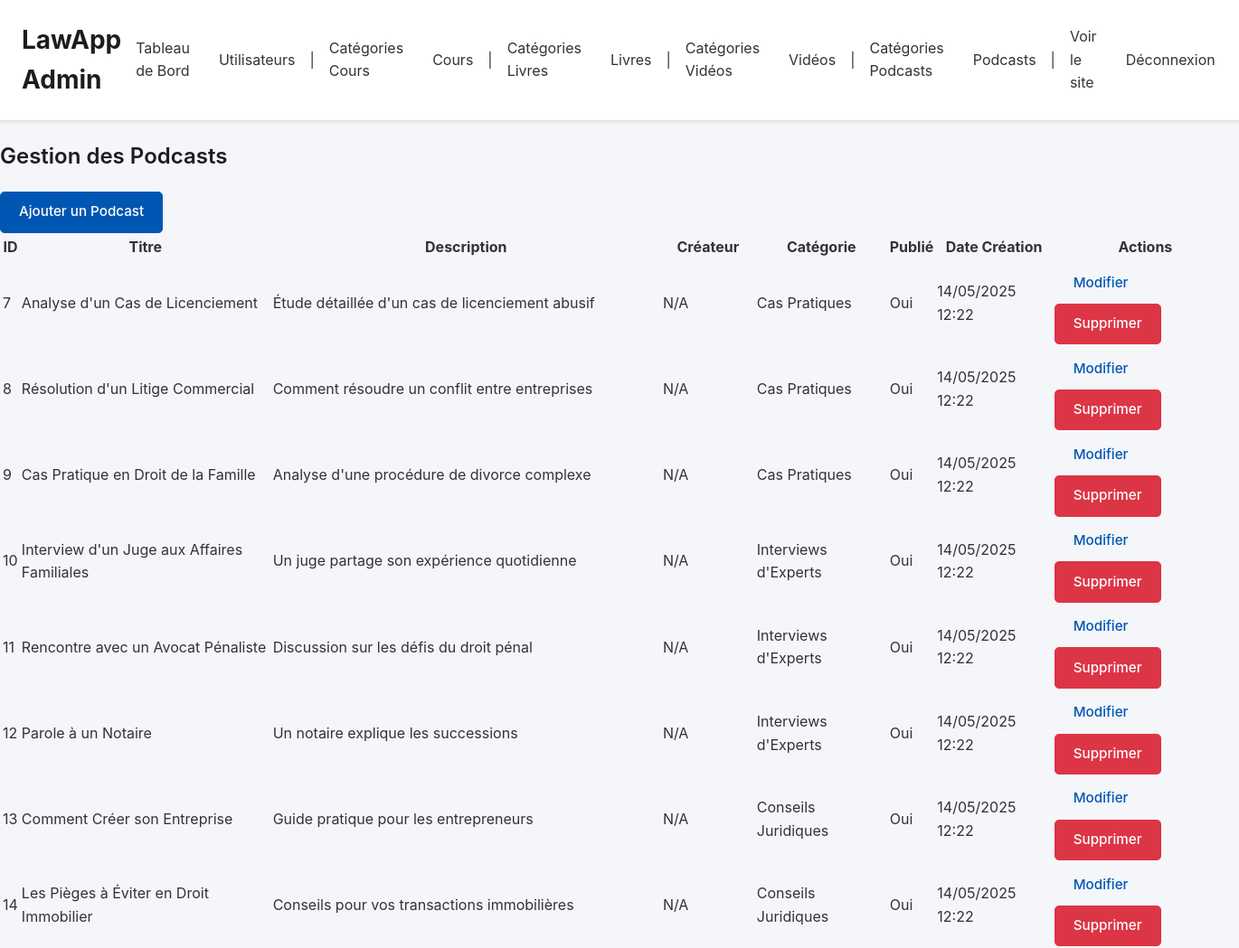
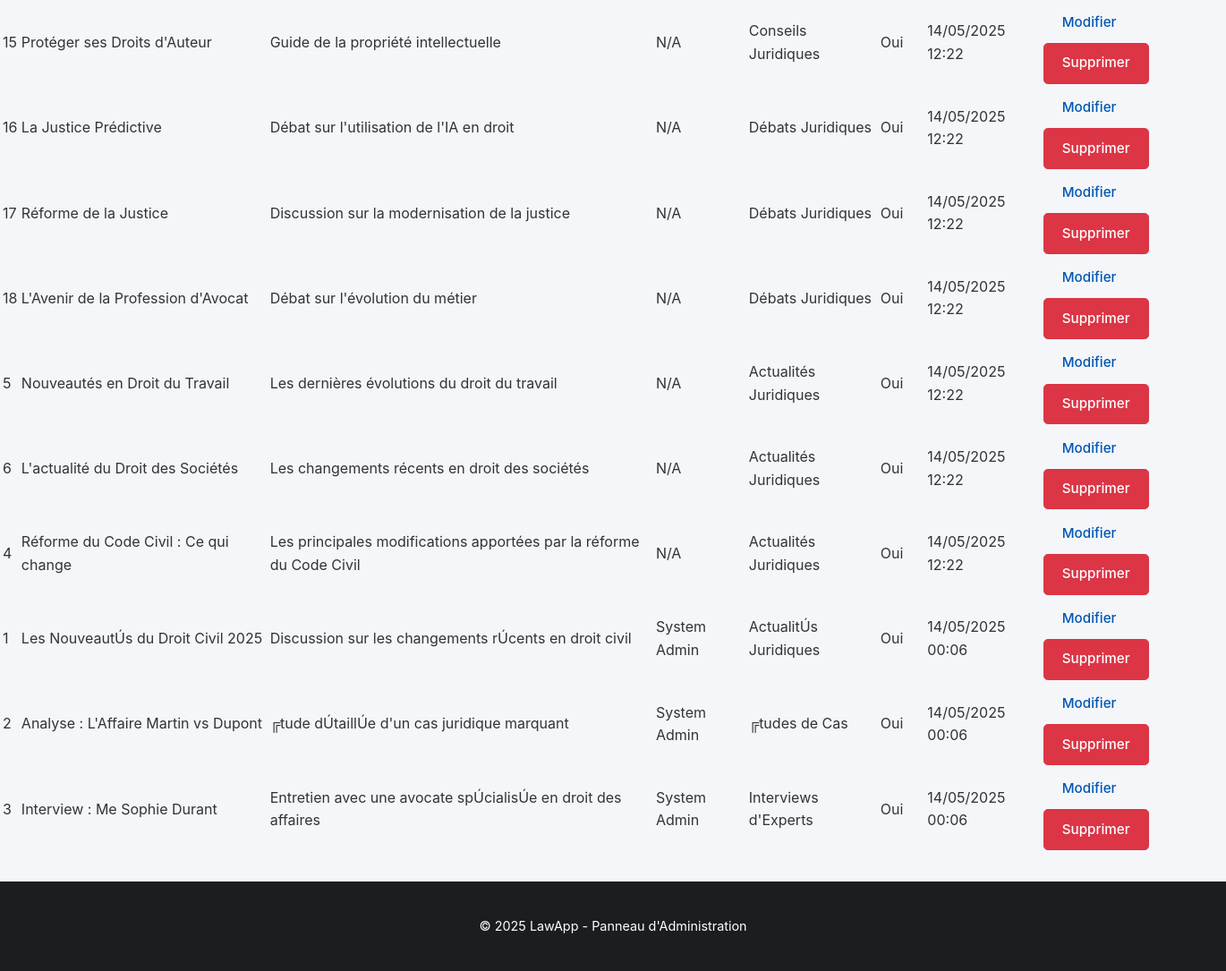
The page /admin/manage_podcasts.php on the database its author committed (2 pictures, top to bottom).
### tables this page shows
CREATE TABLE `podcasts` (
  `id` int(11) NOT NULL AUTO_INCREMENT,
  `titre` varchar(255) NOT NULL,
  `description` text DEFAULT NULL,
  `url_audio` varchar(255) NOT NULL,
  `duree` varchar(10) DEFAULT NULL,
  `id_categorie` int(11) DEFAULT NULL,
  `id_createur` int(11) DEFAULT NULL,
  `statut` enum('brouillon','publie') DEFAULT 'brouillon',
  `date_creation` datetime DEFAULT current_timestamp(),
  `date_mise_a_jour` datetime DEFAULT current_timestamp() ON UPDATE current_timestamp(),
  `audio_url` varchar(255) DEFAULT NULL,
  `image_url` varchar(255) DEFAULT NULL,
  `nombre_ecoutes` int(11) DEFAULT 0,
  `format` varchar(10) DEFAULT 'MP3',
  `taille_fichier` int(11) DEFAULT 0,
  `est_premium` tinyint(1) DEFAULT 0,
  `tags` text DEFAULT NULL,
  PRIMARY KEY (`id`),
  KEY `id_categorie` (`id_categorie`),
  KEY `id_createur` (`id_createur`),
  CONSTRAINT `podcasts_ibfk_1` FOREIGN KEY (`id_categorie`) REFERENCES `categories_podcasts` (`id`) ON DELETE SET NULL,
  CONSTRAINT `podcasts_ibfk_2` FOREIGN KEY (`id_createur`) REFERENCES `utilisateurs` (`id`) ON DELETE SET NULL
);

CREATE TABLE `categories_podcasts` (
  `id` int(11) NOT NULL AUTO_INCREMENT,
  `nom` varchar(255) NOT NULL,
  `description` text DEFAULT NULL,
  `date_creation` datetime DEFAULT current_timestamp(),
  `date_mise_a_jour` datetime DEFAULT current_timestamp() ON UPDATE current_timestamp(),
  PRIMARY KEY (`id`)
);

### admin/manage_podcasts.php (the view, shortened to what this page needs)
<?php
require_once 'admin_auth_check.php';
$podcasts = [];
$error_message = '';
try {
    $sql = "SELECT
                p.id,
                p.titre,
                p.description,
                p.url_audio,
                p.duree,
                p.statut,
                p.date_creation,
                c.nom AS nom_categorie,
                CONCAT(u.prenom, ' ', u.nom) AS nom_createur
            FROM
                podcasts p
            LEFT JOIN
                categories_podcasts c ON p.id_categorie = c.id
            LEFT JOIN
                utilisateurs u ON p.id_createur = u.id
            ORDER BY
                p.date_creation DESC";
    $stmt = $pdo->query($sql);
    $podcasts = $stmt->fetchAll(PDO::FETCH_ASSOC);
} catch (PDOException $e) {
    error_log("Erreur lors de la récupération des podcasts: " . $e->getMessage());
    $error_message = "Impossible de charger les podcasts.";
    if (isset($_SESSION['error_message_podcast'])) {
         $error_message = $_SESSION['error_message_podcast'];
         unset($_SESSION['error_message_podcast']);
    }
}
include 'admin_header.php';
?>
<div class="container mt-4">
    <h2>Gestion des Podcasts</h2>
    <a href="podcast_form.php?action=add" class="btn btn-primary mb-3">Ajouter un Podcast</a>
    <?php if (empty($podcasts) && empty($error_message)): ?>
        <p>Aucun podcast trouvé.</p>
    <?php elseif (!empty($podcasts)): ?>
        <table class="table table-striped table-bordered">
            <thead>
                <tr>
                    <th>ID</th>
                    <th>Titre</th>
                    <th>Description</th>
                    <th>Créateur</th>
                    <th>Catégorie</th>
                    <th>Publié</th>
                    <th>Date Création</th>
                    <th>Actions</th>
                </tr>
            </thead>
            <tbody>
                <?php foreach ($podcasts as $podcast): ?>
                    <tr>
                        <td><?php echo htmlspecialchars($podcast['id']); ?></td>
                        <td><?php echo htmlspecialchars($podcast['titre']); ?></td>
                        <td><?php echo htmlspecialchars($podcast['description']); ?></td>
                        <td><?php echo htmlspecialchars($podcast['nom_createur'] ?? 'N/A'); ?></td>
                        <td><?php echo htmlspecialchars($podcast['nom_categorie'] ?? 'Aucune'); ?></td>
                        <td><?php echo $podcast['statut'] === 'publie' ? 'Oui' : 'Non'; ?></td>
                        <td><?php echo htmlspecialchars(date('d/m/Y H:i', strtotime($podcast['date_creation']))); ?></td>
                        <td>
                            <a href="podcast_form.php?action=edit&id=<?php echo $podcast['id']; ?>" class="btn btn-sm btn-warning">Modifier</a>
                            <a href="podcast_actions.php?action=delete&id=<?php echo $podcast['id']; ?>"
                               class="btn btn-sm btn-danger"
                               onclick="return confirm('Êtes-vous sûr de vouloir supprimer ce podcast ?');">Supprimer</a>
                        </td>
                    </tr>
                <?php endforeach; ?>
            </tbody>
        </table>
    <?php endif; ?>
</div>
<?php include 'admin_footer.php'; ?>

### admin/css/admin_style.css (style rules this page uses)
:root { --admin-bg-color: #f4f6f9; --admin-text-color: #333; --admin-primary-color: #0056b3; --admin-primary-hover-color: #004085; --admin-header-bg-color: #ffffff; --admin-header-text-color: #333; --admin-nav-link-color: #333; --admin-nav-link-hover-color: var(--admin-primary-color); --admin-section-bg-color: #ffffff; --admin-border-color: #e0e0e0; --admin-heading-color: #1c1d1f; --admin-button-bg-color: var(--admin-primary-color); --admin-button-text-color: #ffffff; --admin-button-hover-bg-color: var(--admin-primary-hover-color); --admin-link-color: var(--admin-primary-color); --admin-link-hover-color: var(--admin-primary-hover-color); --admin-card-shadow: 0 4px 8px rgba(0,0,0,0.05); --admin-font-family-sans-serif: -apple-system, BlinkMacSystemFont, "Segoe UI", Roboto, "Helvetica Neue", Arial, sans-serif, "Apple Color Emoji", "Segoe UI Emoji", "Segoe UI Symbol"; --admin-table-header-bg: #f3f4f6; --admin-table-border-color: #d1d5db; --admin-primary-color-rgb-tuple: 0,86,179; }
body { font-family: var(--admin-font-family-sans-serif); margin: 0; background-color: var(--admin-bg-color); color: var(--admin-text-color); display: flex; flex-direction: column; min-height: 100vh; line-height: 1.6; }
h1, h2, h3, h4, h5, h6 { color: var(--admin-heading-color); font-weight: 600; }
a { color: var(--admin-link-color); text-decoration: none; transition: color 0.2s ease-in-out; }
.btn { display: inline-block; padding: 0.65rem 1.25rem; font-size: 0.95rem; font-weight: 500; line-height: 1.5; text-align: center; text-decoration: none; vertical-align: middle; cursor: pointer; user-select: none; border: 1px solid transparent; border-radius: 0.3rem; transition: color .15s ease-in-out,background-color .15s ease-in-out,border-color .15s ease-in-out,box-shadow .15s ease-in-out; }
.btn-primary { color: var(--admin-button-text-color); background-color: var(--admin-button-bg-color); border-color: var(--admin-button-bg-color); }
.btn-danger { color: #fff; background-color: #dc3545; border-color: #dc3545; }

### rows shown on the page
podcasts: id "7", titre "Analyse d'un Cas de Licenciement", description "Étude détaillée d'un cas de licenciement abusif", nom_createur "N/A", id_categorie.nom "Cas Pratiques", statut "Oui", date_creation "14/05/2025 12:22"
podcasts: id "8", titre "Résolution d'un Litige Commercial", description "Comment résoudre un conflit entre entreprises", nom_createur "N/A", id_categorie.nom "Cas Pratiques", statut "Oui", date_creation "14/05/2025 12:22"
podcasts: id "9", titre "Cas Pratique en Droit de la Famille", description "Analyse d'une procédure de divorce complexe", nom_createur "N/A", id_categorie.nom "Cas Pratiques", statut "Oui", date_creation "14/05/2025 12:22"
podcasts: id "10", titre "Interview d'un Juge aux Affaires Familiales", description "Un juge partage son expérience quotidienne", nom_createur "N/A", id_categorie.nom "Interviews d'Experts", statut "Oui", date_creation "14/05/2025 12:22"
podcasts: id "11", titre "Rencontre avec un Avocat Pénaliste", description "Discussion sur les défis du droit pénal", nom_createur "N/A", id_categorie.nom "Interviews d'Experts", statut "Oui", date_creation "14/05/2025 12:22"
podcasts: id "12", titre "Parole à un Notaire", description "Un notaire explique les successions", nom_createur "N/A", id_categorie.nom "Interviews d'Experts", statut "Oui", date_creation "14/05/2025 12:22"
podcasts: id "13", titre "Comment Créer son Entreprise", description "Guide pratique pour les entrepreneurs", nom_createur "N/A", id_categorie.nom "Conseils Juridiques", statut "Oui", date_creation "14/05/2025 12:22"
podcasts: id "14", titre "Les Pièges à Éviter en Droit Immobilier", description "Conseils pour vos transactions immobilières", nom_createur "N/A", id_categorie.nom "Conseils Juridiques", statut "Oui", date_creation "14/05/2025 12:22"
podcasts: id "15", titre "Protéger ses Droits d'Auteur", description "Guide de la propriété intellectuelle", nom_createur "N/A", id_categorie.nom "Conseils Juridiques", statut "Oui", date_creation "14/05/2025 12:22"
podcasts: id "16", titre "La Justice Prédictive", description "Débat sur l'utilisation de l'IA en droit", nom_createur "N/A", id_categorie.nom "Débats Juridiques", statut "Oui", date_creation "14/05/2025 12:22"
podcasts: id "17", titre "Réforme de la Justice", description "Discussion sur la modernisation de la justice", nom_createur "N/A", id_categorie.nom "Débats Juridiques", statut "Oui", date_creation "14/05/2025 12:22"
podcasts: id "18", titre "L'Avenir de la Profession d'Avocat", description "Débat sur l'évolution du métier", nom_createur "N/A", id_categorie.nom "Débats Juridiques", statut "Oui", date_creation "14/05/2025 12:22"
podcasts: id "5", titre "Nouveautés en Droit du Travail", description "Les dernières évolutions du droit du travail", nom_createur "N/A", id_categorie.nom "Actualités Juridiques", statut "Oui", date_creation "14/05/2025 12:22"
podcasts: id "6", titre "L'actualité du Droit des Sociétés", description "Les changements récents en droit des sociétés", nom_createur "N/A", id_categorie.nom "Actualités Juridiques", statut "Oui", date_creation "14/05/2025 12:22"
podcasts: id "4", titre "Réforme du Code Civil : Ce qui change", description "Les principales modifications apportées par la réforme du Code Civil", nom_createur "N/A", id_categorie.nom "Actualités Juridiques", statut "Oui", date_creation "14/05/2025 12:22"
podcasts: id "1", titre "Les NouveautÚs du Droit Civil 2025", description "Discussion sur les changements rÚcents en droit civil", nom_createur "System Admin", id_categorie.nom "ActualitÚs Juridiques", statut "Oui", date_creation "14/05/2025 00:06"
podcasts: id "2", titre "Analyse : L'Affaire Martin vs Dupont", description "╔tude dÚtaillÚe d'un cas juridique marquant", nom_createur "System Admin", id_categorie.nom "╔tudes de Cas", statut "Oui", date_creation "14/05/2025 00:06"
podcasts: id "3", titre "Interview : Me Sophie Durant", description "Entretien avec une avocate spÚcialisÚe en droit des affaires", nom_createur "System Admin", id_categorie.nom "Interviews d'Experts", statut "Oui", date_creation "14/05/2025 00:06"
